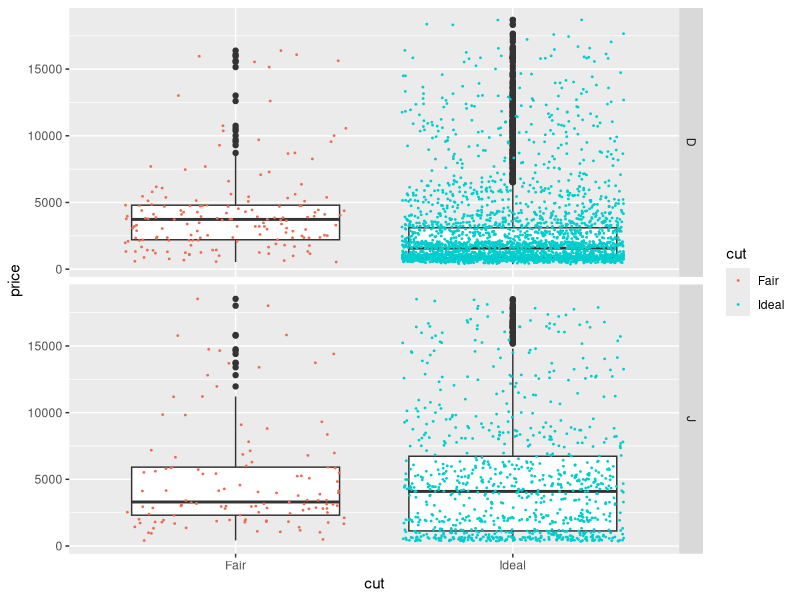

This chart was generated by the following R code:
## ---- chunk 1
knitr::opts_chunk$set(echo = TRUE, fig.height = 3)
library(ggplot2)
library(dplyr)
## ---- chunk 2
diamonds[1:10,]
## ---- chunk 3
table <- diamonds %>% group_by(color, cut) %>% summarise(mean_price = mean(price), mean_carat = mean(carat))
table <- table %>% filter((color == "D" | color == "J") & (cut == "Ideal" | cut == "Fair"))
print(table)

## ---- chunk 4
a <- diamonds %>% filter((color == "D" | color == "J") & (cut == "Ideal" | cut == "Fair"))

b <- ggplot(a, aes(x=cut, y=price)) + 
  facet_wrap(~ color, strip.position = "right", dir = "v")

b + geom_boxplot() + geom_jitter(aes(color = cut), size = 0.3) + scale_color_manual(values = c("coral2", "cyan3")) 

